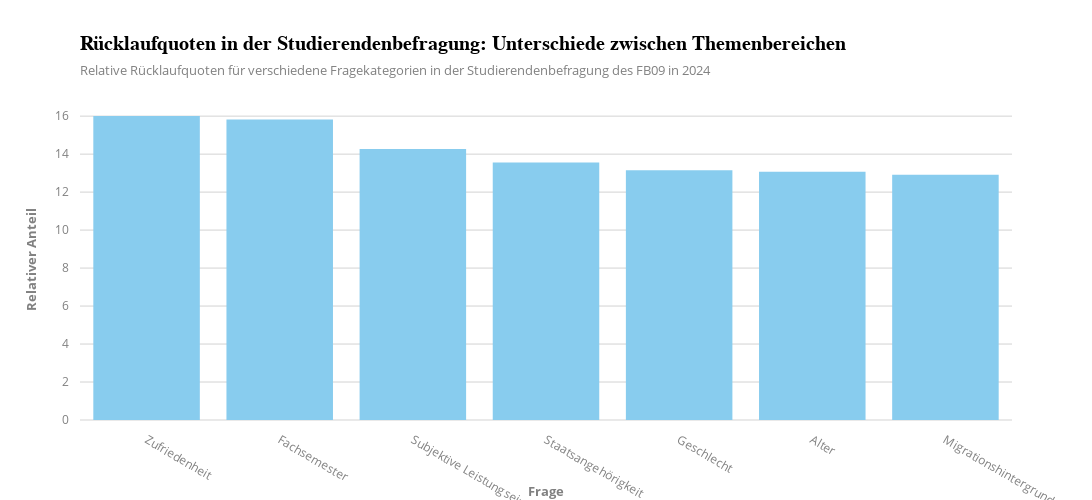

Here is the notebook cell this chart was saved with:
### Code cell
# Benutzerdefiniertes Template
infoviz_template = dict(
    layout=dict(
        template="plotly_white",
        title=dict(
            font=dict(size=20, family="Arial", weight="bold", color="black"),
            xanchor="left",  
            xref="paper",
            x=0,
            subtitle=dict(
                text="Relative Rücklaufquoten für verschiedene Fragekategorien in der Studierendenbefragung des FB09 in 2024",
                font=dict(color="gray", size=13),
            ),
        ),
        xaxis=dict(
            showgrid=False,
            zerolinecolor="lightgrey",
            tickfont=dict(color="grey", size=12),
            title_font=dict(color="grey", weight="bold", size=13),
            title_standoff=15,
            ticklabelstandoff=10,
            ticklabelposition="outside bottom"
        ),
        yaxis=dict(
            showgrid=True, gridcolor="lightgrey",
            zerolinecolor="lightgrey",
            tickfont=dict(color="grey", size=12),
            title_font=dict(color="grey", weight="bold", size=13),
            title_standoff=15,
            ticklabelstandoff=10,
            ticklabelposition="outside left"
        ),
    )
)
pio.templates["infoviz"] = infoviz_template

fig = px.bar(
    df_ruecklauf_fragen,
    y="Rücklaufquote (%)",
    x="Frage",
    title="Rücklaufquoten in der Studierendenbefragung: Unterschiede zwischen Themenbereichen ",
    template="infoviz",
    color_discrete_sequence=px.colors.qualitative.Safe
)

fig.update_layout(
    #xaxis=dict(title="Rücklaufquote (%)", range=[0, 20]),
    yaxis=dict(title="Relativer Anteil"),
    height=500,
    width=1500,
    )
fig.show()
fig.write_image("Plots/pdf/ruecklauf3.pdf")

### Figure 1 — Plotly figure (JSON) as saved in the notebook; plotly's stock layout.template omitted (floating-point values rounded to 4 significant figures)
{"data": [{"hovertemplate": "Frage=%{x}<br>Rücklaufquote (%)=%{y}<extra></extra>", "legendgroup": "", "marker": {"color": "rgb(136, 204, 238)", "pattern": {"shape": ""}}, "name": "", "orientation": "v", "showlegend": false, "textposition": "auto", "type": "bar", "x": ["Zufriedenheit", "Fachsemester", "Subjektive Leistungseinschätzung", "Staatsangehörigkeit", "Geschlecht", "Alter", "Migrationshintergrund"], "xaxis": "x", "y": [16.01, 15.82, 14.27, 13.56, 13.15, 13.07, 12.92], "yaxis": "y"}], "layout": {"barmode": "relative", "height": 500, "legend": {"tracegroupgap": 0}, "title": {"text": "Rücklaufquoten in der Studierendenbefragung: Unterschiede zwischen Themenbereichen "}, "width": 1500, "xaxis": {"anchor": "y", "domain": [0, 1], "title": {"text": "Frage"}}, "yaxis": {"anchor": "x", "domain": [0, 1], "title": {"text": "Relativer Anteil"}}}}
